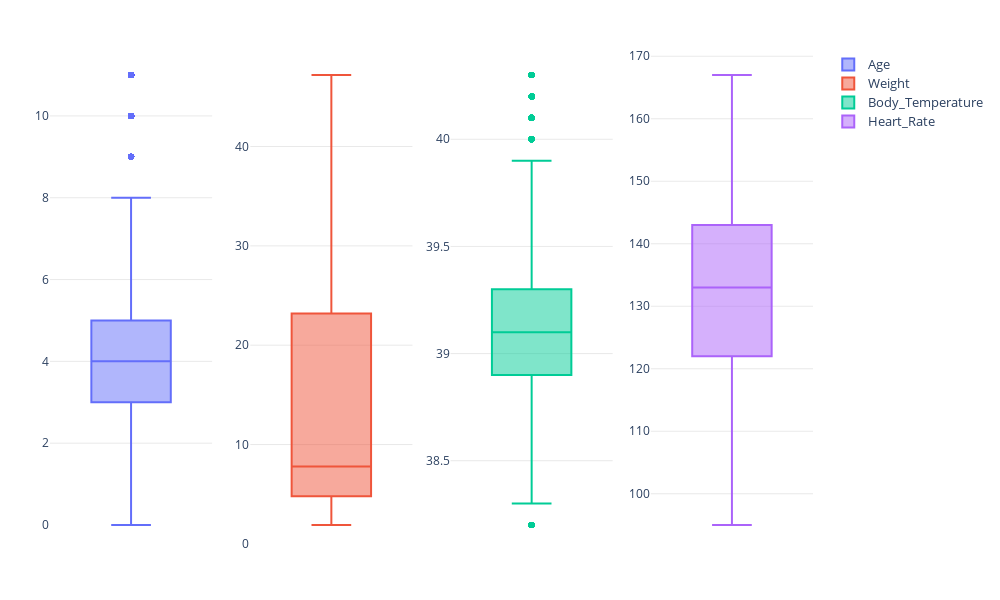

Write notebook code for a chart like this one.
### Code cell
# Detectar outliers
num_cols = ['Age', 'Weight', 'Body_Temperature', 'Heart_Rate']
colors = px.colors.qualitative.Plotly

fig = make_subplots(rows=1, cols=4)

for i, col in enumerate(num_cols):
    fig.add_trace(
        go.Box(
            y=df_augmented[col],
            marker_color=colors[i % len(colors)],
            showlegend=True,
            name=f"<span style='font-size:13px'>{col}</span>"
        ),
        row=1, col=i+1
    )

fig = boxplot_style(fig, n_cols=4)
fig.show()

### Figure 1 — Plotly figure (JSON) as saved in the notebook; plotly's stock layout.template omitted (floating-point values rounded to 4 significant figures; data arrays with more than 128 entries replaced by an {"elided": "..."} marker saying what was removed)
{"data": [{"marker": {"color": "#636EFA"}, "name": "<span style='font-size:13px'>Age</span>", "showlegend": true, "type": "box", "xaxis": "x", "y": {"elided": "44100 int values"}, "yaxis": "y"}, {"marker": {"color": "#EF553B"}, "name": "<span style='font-size:13px'>Weight</span>", "showlegend": true, "type": "box", "xaxis": "x2", "y": {"elided": "44100 float values"}, "yaxis": "y2"}, {"marker": {"color": "#00CC96"}, "name": "<span style='font-size:13px'>Body_Temperature</span>", "showlegend": true, "type": "box", "xaxis": "x3", "y": {"elided": "44100 float values"}, "yaxis": "y3"}, {"marker": {"color": "#AB63FA"}, "name": "<span style='font-size:13px'>Heart_Rate</span>", "showlegend": true, "type": "box", "xaxis": "x4", "y": {"elided": "44100 int values"}, "yaxis": "y4"}], "layout": {"height": 600, "margin": {"b": 50, "l": 50, "r": 50, "t": 50}, "paper_bgcolor": "rgba(0,0,0,0)", "plot_bgcolor": "rgba(0,0,0,0)", "title": {"x": 0.5}, "width": 1000, "xaxis": {"anchor": "y", "domain": [0, 0.2125], "showticklabels": false}, "xaxis2": {"anchor": "y2", "domain": [0.2625, 0.475], "showticklabels": false}, "xaxis3": {"anchor": "y3", "domain": [0.525, 0.7375], "showticklabels": false}, "xaxis4": {"anchor": "y4", "domain": [0.7875, 1], "showticklabels": false}, "yaxis": {"anchor": "x", "domain": [0, 1], "gridcolor": "lightgrey", "gridwidth": 0.5, "showgrid": true, "showticklabels": true}, "yaxis2": {"anchor": "x2", "domain": [0, 1], "gridcolor": "lightgrey", "gridwidth": 0.5, "showgrid": true, "showticklabels": true}, "yaxis3": {"anchor": "x3", "domain": [0, 1], "gridcolor": "lightgrey", "gridwidth": 0.5, "showgrid": true, "showticklabels": true}, "yaxis4": {"anchor": "x4", "domain": [0, 1], "gridcolor": "lightgrey", "gridwidth": 0.5, "showgrid": true, "showticklabels": true}}}
